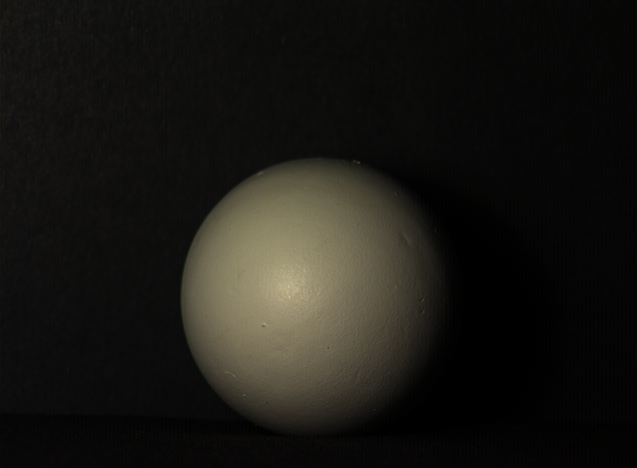
%> input picture PI/sphere-lamp1.tif, 637 x 468 px
$ octave PS.m   (GNU Octave 9; MATLAB toolbox functions it lacks are replaced by stand-ins)
%> lines starting %> are read from the running program, lines starting %| are printed output that depends on the picture
### GetE.m
function [ res ] = GetE( I1,I2 )
%UNTITLED Summary of this function goes here
%   Detailed explanation goes here
[i,j] = size(I1);
E = zeros(i,j);
for x = 1:i
    for y = 1:j
        if (I1(x,y)~=0 && I2(x,y)~=0 )
            E(x,y) = double(I2(x,y))/double(I1(x,y));
        end
    end
end
res = E;

end

### PS.m
close all
%[center,radius] = GetCircle('PI/sphere-lamp1.tif')
center = [326,299];
radius = 143;
flag = 3;

image1 = imread('PI/sphere-lamp1.tif');
%> image1 is the input picture: size 468x637x3 uint8; mean R, G, B 25.5, 24.2, 20.3
I1 = rgb2gray(image1);
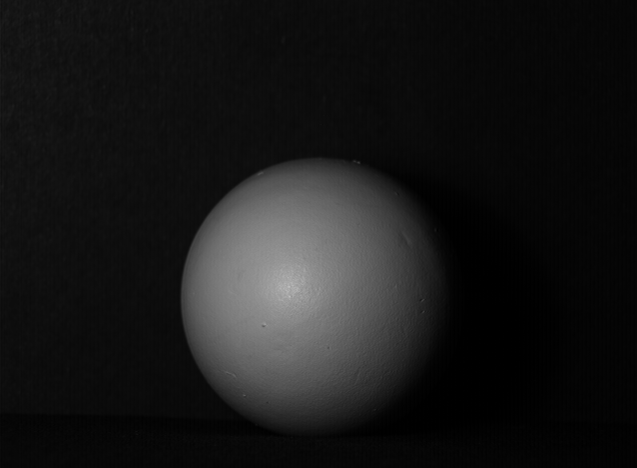
%> I1: size 468x637 uint8; min 0, max 190, mean 24.1
image2 = imread('PI/sphere-lamp2.tif');
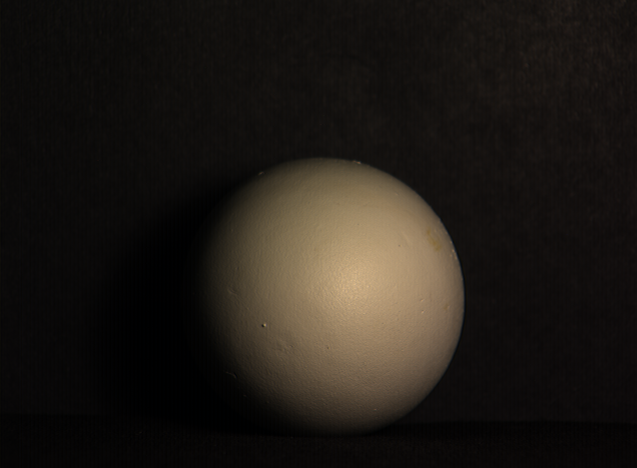
%> input picture PI/sphere-lamp2.tif, 637 x 468 px
%> image2 is the input picture: size 468x637x3 uint8; mean R, G, B 31.5, 26.9, 21.9
I2 = rgb2gray(image2);
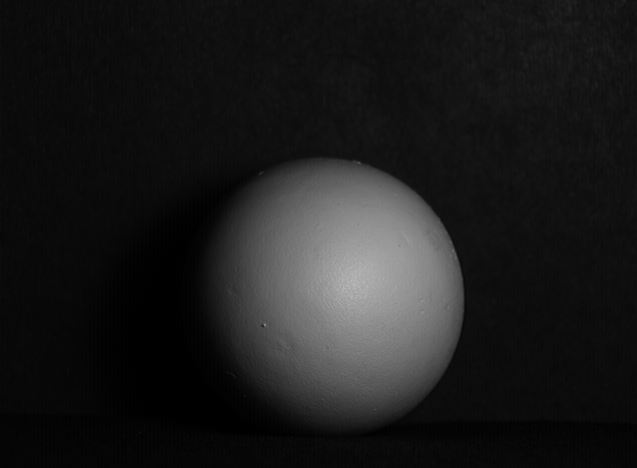
%> I2: size 468x637 uint8; min 0, max 190, mean 27.6
image3 = imread('PI/sphere-lamp3.tif');
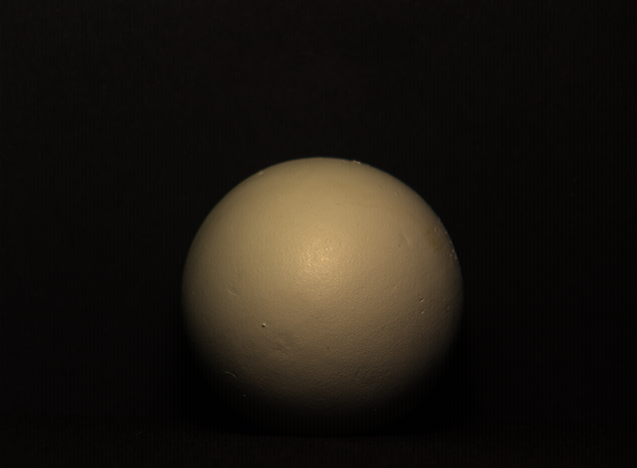
%> input picture PI/sphere-lamp3.tif, 637 x 468 px
%> image3 is the input picture: size 468x637x3 uint8; mean R, G, B 27.1, 22.7, 16.7
I3 = rgb2gray(image3);
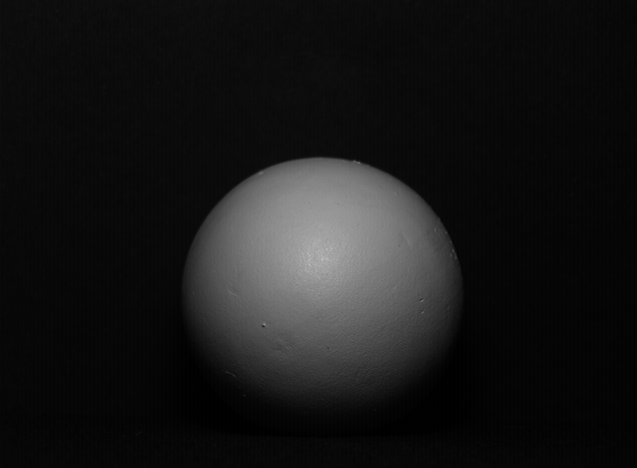
%> I3: size 468x637 uint8; min 0, max 193, mean 23.2

E12 = GetE(I1,I2);
%> after the loop in GetE, `for x = 1:i`:
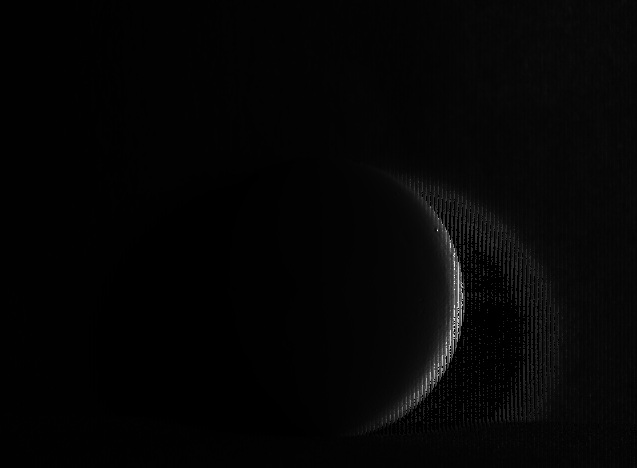
%> E: size 468x637 double; min 0, max 95, mean 2; drawn with min black and max white
E23 = GetE(I2,I3);
%> after the loop in GetE (call 2), `for x = 1:i`:
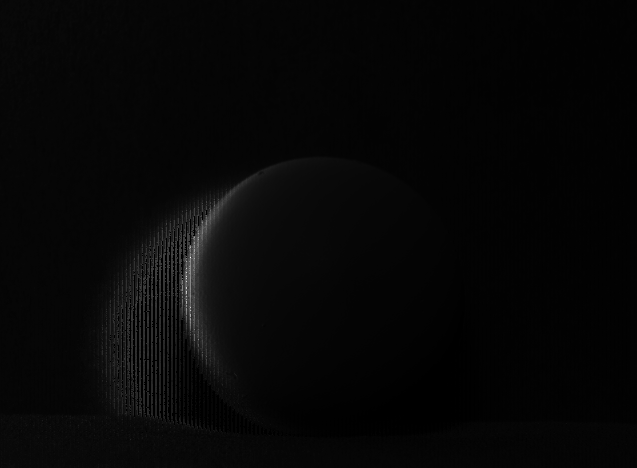
%> E: size 468x637 double; min 0, max 37, mean 1; drawn with min black and max white

E12 = round(255*E12);
E23 = round(255*E23);
size(I1);
[i,j] = size(I1);
%> i = 468; j = 637
TMax = 6502;
TX = zeros(TMax,TMax);
TY = TX;
TX1 = TX;
TY1 = TX;
for x = 1:i
    for y = 1:j
        xx = 0;
        yy = 0;

        if (((x - center(1))^2+(y-center(2))^2 )<=radius^2)
            z = sqrt(radius^2 - ((x - center(1))^2+(y-center(2))^2));
            if (E12(x,y)>6502)
                xx = 6502;
            end
            if (E23(x,y)>6502)
                yy = 6502;
            end

            if (xx == 0)
                xx = E12(x,y);
            end
            if (yy == 0)
                yy = E23(x,y);
            end
            Xres = (double(x - center(1))/radius)/(1-(z/radius));
            Yres = (double(y - center(2))/radius)/(1-(z/radius));
            if (xx~=0 && yy ~=0)
                %TX(xx,yy) = x/(radius-z);
                %TY(xx,yy) = y/(radius-z);
                if(TX(xx,yy) ~= 0)
                    if ((abs(TX(xx,yy)-Xres)/abs(TX(xx,yy)))>0.1)
                        TX1(xx,yy) = Xres;
                        TY1(xx,yy) = Yres;
                    end
                end
                if (TX(xx,yy) == 0)
                    TX(xx,yy) = Xres;
                    TY(xx,yy) = Yres;
                end
            end
        end
    end
end
%> after the loop, Xres = 1.03; Yres = 0.116; z = 5.39

[xi,yi] = find(TX>0);
%> xi = 14490 values from 3 to 6502; yi = 14490 values from 7 to 4845
index1 = sub2ind(size(TX), xi, yi);
vx = TX(index1);
%> (the run ends here)
